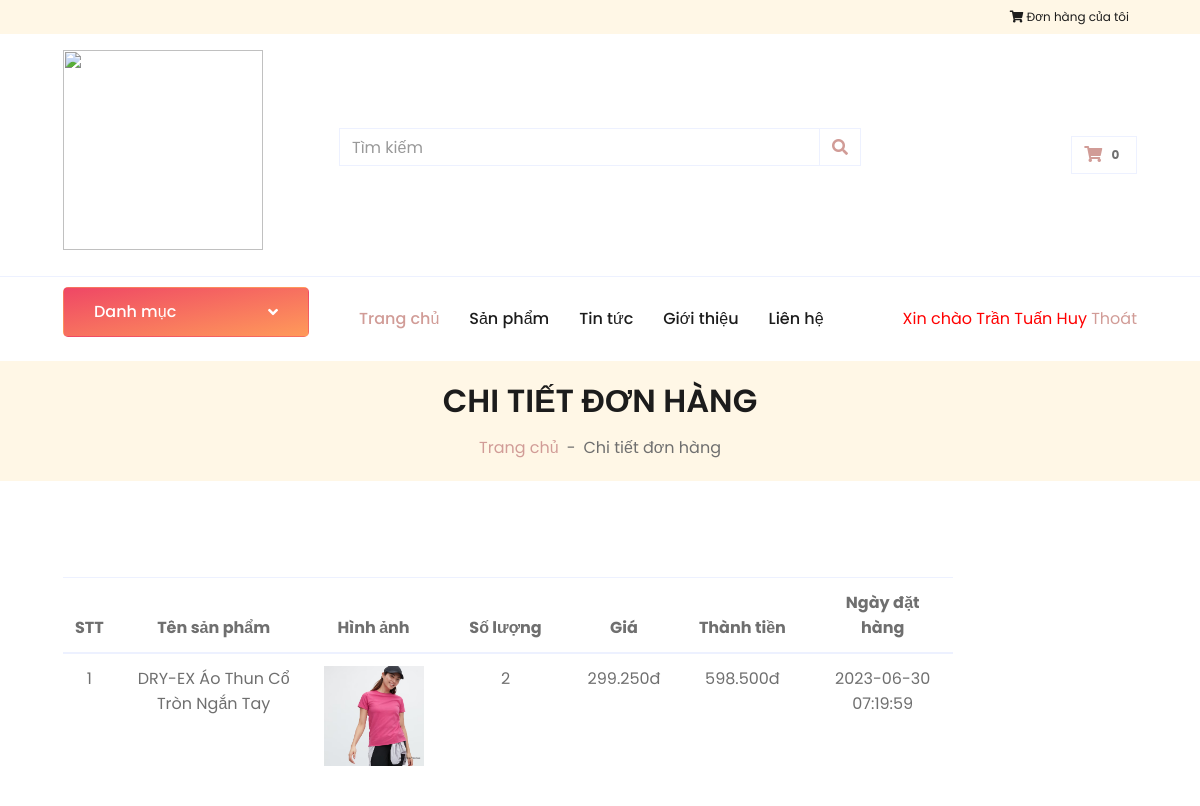
/chi-tiet-don-hang.php?id=7 (signed in), run on the app's committed database.
### tables this page shows
CREATE TABLE `chitietdonhang` (
  `donhang_id` int(11) DEFAULT NULL,
  `sanpham_id` int(11) DEFAULT NULL,
  `soluong` int(11) DEFAULT NULL,
  `gia` int(11) DEFAULT NULL,
  `size` varchar(191) DEFAULT NULL,
  `hinhanh` varchar(255) DEFAULT NULL,
  `id` int(11) NOT NULL,
  `created_at` timestamp NOT NULL DEFAULT CURRENT_TIMESTAMP
);

CREATE TABLE `sanpham` (
  `tensanpham` varchar(255) NOT NULL,
  `slug` varchar(255) DEFAULT NULL,
  `danhmuc_id` int(11) DEFAULT NULL,
  `gia` int(11) DEFAULT '0',
  `soluong` int(11) DEFAULT '0',
  `giamgia` tinyint(4) DEFAULT '0',
  `hinhanh` varchar(255) DEFAULT NULL,
  `mota` text,
  `trangthai` varchar(255) DEFAULT NULL,
  `hot` tinyint(3) UNSIGNED DEFAULT '0',
  `yeuthich` int(11) DEFAULT '0',
  `nhacungcap_id` int(11) DEFAULT NULL,
  `gianhap` int(11) DEFAULT NULL,
  `pay` int(11) DEFAULT '0',
  `created_at` timestamp NULL DEFAULT CURRENT_TIMESTAMP,
  `updated_at` timestamp NULL DEFAULT CURRENT_TIMESTAMP,
  `id` int(11) NOT NULL,
  `size` varchar(100) DEFAULT NULL
);

### libraries/Function.php (called while the page is built, shortened)
<?php
    if ( ! function_exists( 'dd' ))
    {
        function dd( $data ) {
            if(is_array($data) || is_object($data)) {
                print_r($data);
            }
            else {
                var_dump($data);
            }
        }
    }
                    ?>
                    <?php
    function base_url()
    {
       return $url  = "http://localhost:8000/";
         return 'http://'.$_SERVER["SERVER_NAME"].'/';
    }
 ?>

### libraries/Database.php (called while the page is built, shortened)
<?php
    class Database
    {
        public $link;
        public function __construct()
        {
            $this->link = mysqli_connect("127.0.0.1","root","root","database_125","8889") or die ("Errors Connect DB");
            mysqli_set_charset($this->link,"utf8");
        }
        public function fetchsql( $sql )
        {
            $result = mysqli_query($this->link,$sql) or die("Lỗi  truy vấn sql " .mysqli_error($this->link));
            $data = [];
            if( $result)
            {
                while ($num = mysqli_fetch_assoc($result))
                {
                    $data[] = $num;
                }
            }
            return $data;
        }
    }
?>

### autoload/autoload.php (called while the page is built, shortened)
<?php
    require_once __DIR__ . "/../libraries/Database.php";
    require_once __DIR__ . "/../libraries/Function.php";
    $db = new Database();
?>

### chi-tiet-don-hang.php (the view, shortened to what this page needs)
<?php
    require_once __DIR__ . "/autoload/autoload.php";
    $transactionID = $_GET['id'];
    $sql = " SELECT chitietdonhang.*, sanpham.tensanpham as tensp FROM chitietdonhang
         LEFT JOIN sanpham ON sanpham.id = chitietdonhang.sanpham_id
        WHERE 1 AND  donhang_id = $transactionID ";
    $chitietdonhang = $db->fetchsql($sql);
?>
<!DOCTYPE html>
<html lang="en">
<?php require_once __DIR__ . "/include/head.php"; ?>
<body>
<?php require_once __DIR__ . "/include/top.php";  ?>
<div class="container-fluid">
    <div class="row border-top px-xl-5">
        <div class="col-lg-3 d-none d-lg-block">
            <a class="btn shadow-none d-flex align-items-center justify-content-between bg-primary text-white w-100 danh-muc"
               data-toggle="collapse" href="#navbar-vertical" style="height: 65px; margin-top: -1px; padding: 0 30px;">
                <h6 class="m-0">Danh mục</h6>
                <i class="fa fa-angle-down text-dark"></i>
            </a>
        </div>
        <div class="col-lg-9">
            <?php require_once __DIR__ . "/include/nav.php"; ?>
        </div>
    </div>
</div>
<div class="container-fluid bg-secondary mb-5">
    <div class="d-flex flex-column align-items-center justify-content-center" style="min-height: 120px">
        <h2 class="font-weight-semi-bold text-uppercase mb-3">Chi tiết đơn hàng</h2>
        <div class="d-inline-flex">
            <p class="m-0"><a href="">Trang chủ</a></p>
            <p class="m-0 px-2">-</p>
            <p class="m-0">Chi tiết đơn hàng</p>
        </div>
    </div>
</div>
<div class="container-fluid pt-5">
    <div class="row px-xl-5">
        <div class="col-lg-10 col-lg-offset-1 table-responsive mb-5">
            <table class="table table-hover">
                <thead>
                <tr>
                    <th class="text-center">STT</th>
                    <th class="text-center">Tên sản phẩm</th>
                    <th class="text-center">Hình ảnh</th>
                    <th class="text-center" style="width: 140px;">Số lượng</th>
                    <th class="text-center">Giá</th>
                    <th class="text-center" style="width: 140px;">Thành tiền</th>
                    <th class="text-center"> Ngày đặt hàng</th>
                </tr>
                </thead>
                <tbody>
                <?php $stt = 1;
                foreach ($chitietdonhang
                         as $key => $val): ?>
                    <tr>
                        <td class="text-center"><?php echo $stt; ?></td>
                        <td class="text-center"><?php echo $val['tensp'] ?></td>
                        <td class="text-center">
                            <img src="<?php echo base_url() ?>public/uploads/product/<?php echo $val['hinhanh'] ?>" class="img" width="100" height="100" />
                        </td>
                        <td class="text-center"><?= $val['soluong'] ?></td>
                        <td class="text-center"><?php echo number_format($val['gia'], 0, ',', '.'); ?>đ</td>
                        <td class="text-center">
                            <?= number_format($val['soluong']* $val['gia'],0,',','.') ?>đ
                        </td>
                        <td class="text-center"><?php echo $val['created_at'] ?> </td>
                    </tr>
                    <?php  $stt++; ?>
                <?php endforeach; ?>
                </tbody>
            </table>
        </div>
    </div>
</div>
</body>
</html>

### include/head.php (style rules this page uses)
h6.m-0, .fa.fa-angle-down.text-dark { color: white !important; }

### data on the page
chitietdonhang: sanpham.tensanpham "DRY-EX Áo Thun Cổ Tròn Ngắn Tay", hinhanh (picture), soluong "2", gia "299.250", $val['soluong']* $val['gia'] "598.500", created_at "2023-06-30 07:19:59"

### other printed values
$tongsanphamgiohang "0"
$_SESSION['auth_name'] "Trần Tuấn Huy"
